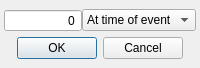
<?xml version="1.0" encoding="UTF-8"?>
<ui version="4.0">
 <class>CustomAlertDialog</class>
 <widget class="QDialog" name="CustomAlertDialog">
  <property name="geometry">
   <rect>
    <x>0</x>
    <y>0</y>
    <width>200</width>
    <height>68</height>
   </rect>
  </property>
  <property name="sizePolicy">
   <sizepolicy hsizetype="Preferred" vsizetype="Preferred">
    <horstretch>0</horstretch>
    <verstretch>0</verstretch>
   </sizepolicy>
  </property>
  <property name="minimumSize">
   <size>
    <width>200</width>
    <height>68</height>
   </size>
  </property>
  <property name="maximumSize">
   <size>
    <width>200</width>
    <height>68</height>
   </size>
  </property>
  <property name="windowTitle">
   <string>CustomAlertDialog</string>
  </property>
  <layout class="QVBoxLayout" name="verticalLayout">
   <property name="spacing">
    <number>0</number>
   </property>
   <property name="leftMargin">
    <number>4</number>
   </property>
   <property name="topMargin">
    <number>4</number>
   </property>
   <property name="rightMargin">
    <number>4</number>
   </property>
   <property name="bottomMargin">
    <number>4</number>
   </property>
   <item>
    <layout class="QHBoxLayout" name="horizontalLayout">
     <property name="spacing">
      <number>0</number>
     </property>
     <item>
      <widget class="QSpinBox" name="spinBox">
       <property name="wrapping">
        <bool>false</bool>
       </property>
       <property name="frame">
        <bool>true</bool>
       </property>
       <property name="alignment">
        <set>Qt::AlignRight|Qt::AlignTrailing|Qt::AlignVCenter</set>
       </property>
       <property name="buttonSymbols">
        <enum>QAbstractSpinBox::NoButtons</enum>
       </property>
       <property name="stepType">
        <enum>QAbstractSpinBox::DefaultStepType</enum>
       </property>
      </widget>
     </item>
     <item>
      <widget class="QComboBox" name="comboBox">
       <item>
        <property name="text">
         <string>At time of event</string>
        </property>
       </item>
       <item>
        <property name="text">
         <string>minutes before</string>
        </property>
       </item>
       <item>
        <property name="text">
         <string>hours before</string>
        </property>
       </item>
       <item>
        <property name="text">
         <string>days before</string>
        </property>
       </item>
      </widget>
     </item>
    </layout>
   </item>
   <item>
    <widget class="QDialogButtonBox" name="buttonBox">
     <property name="orientation">
      <enum>Qt::Horizontal</enum>
     </property>
     <property name="standardButtons">
      <set>QDialogButtonBox::Cancel|QDialogButtonBox::Ok</set>
     </property>
     <property name="centerButtons">
      <bool>true</bool>
     </property>
    </widget>
   </item>
  </layout>
 </widget>
 <resources/>
 <connections/>
</ui>
